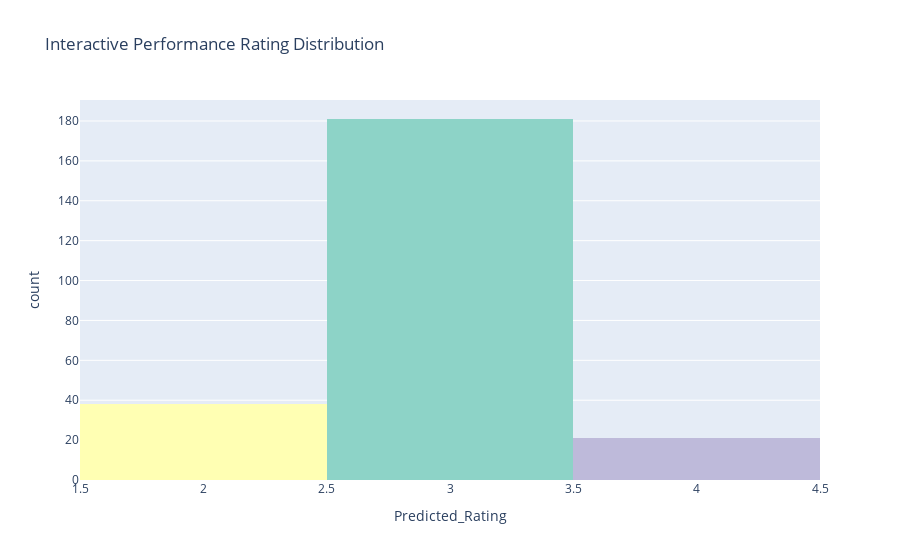
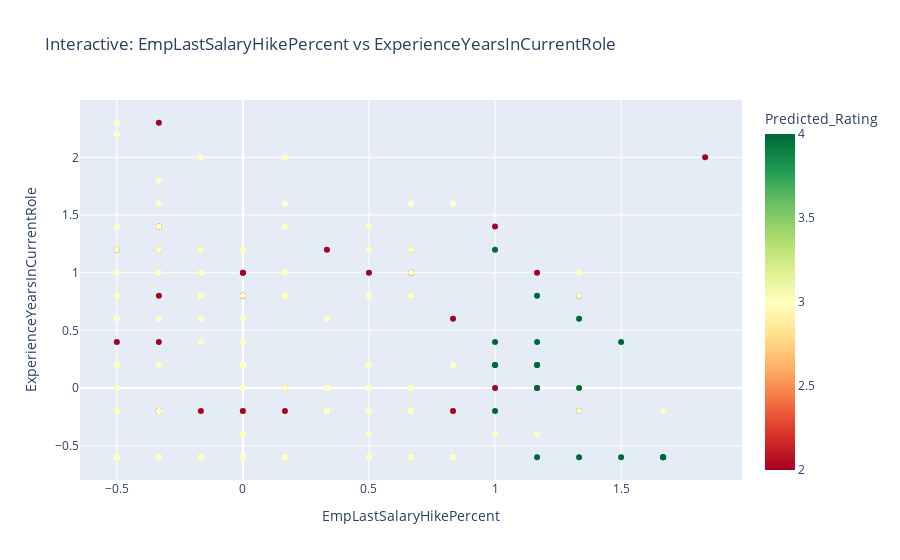
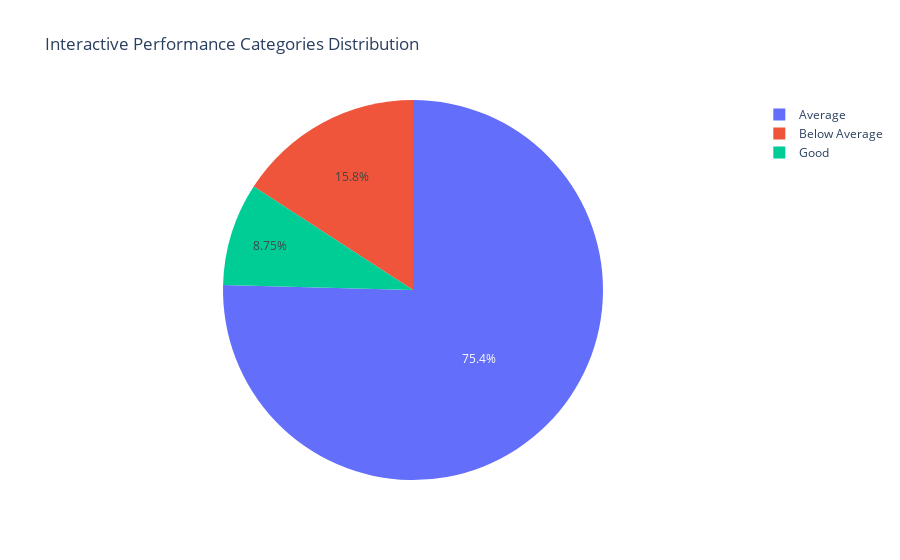

Notebook code for these charts, in order:
### Code cell
# =============================================================================
# 5. INTERACTIVE PLOTLY VISUALIZATIONS
# =============================================================================

def create_interactive_plots(predictions_df):
    """Create interactive Plotly visualizations"""
    
    print("\n" + "="*50)
    print("CREATING INTERACTIVE VISUALIZATIONS...")
    print("="*50)
    
    # 1. Interactive Performance Distribution
    fig1 = px.histogram(predictions_df, x='Predicted_Rating', 
                        title='Interactive Performance Rating Distribution',
                       color='Predicted_Rating',
                       color_discrete_sequence=px.colors.qualitative.Set3)
    fig1.update_layout(showlegend=False)
    fig1.show()

    
    # 2. Interactive Scatter Plot (if we have continuous features)
    continuous_features = []
    for col in predictions_df.columns:
        if predictions_df[col].dtype in ['int64', 'float64'] and predictions_df[col].nunique() > 10:
            if col not in ['Employee_ID', 'Predicted_Rating', 'Actual_Rating']:
                continuous_features.append(col)
    
    if len(continuous_features) >= 2:
        fig2 = px.scatter(predictions_df, 
                         x=continuous_features[0], 
                         y=continuous_features[1],
                         color='Predicted_Rating',
                         title=f'Interactive: {continuous_features[0]} vs {continuous_features[1]}',
                         color_continuous_scale='RdYlGn',
                         hover_data=['Predicted_Category'])
        fig2.show()
    
    # 3. Interactive Category Distribution
    category_counts = predictions_df['Predicted_Category'].value_counts()
    fig3 = px.pie(values=category_counts.values, names=category_counts.index,
                  title='Interactive Performance Categories Distribution')
    fig3.show()
    
    print("✓ Interactive visualizations created successfully")

# Create interactive plots
try:
    create_interactive_plots(predictions_df)
except ImportError:
    print("⚠️  Plotly not available for interactive plots. Skipping...")

### Figure 1 — Plotly figure (JSON) as saved in the notebook; plotly's stock layout.template omitted (floating-point values rounded to 4 significant figures; data arrays with more than 128 entries replaced by an {"elided": "..."} marker saying what was removed)
{"data": [{"bingroup": "x", "hovertemplate": "Predicted_Rating=%{x}<br>count=%{y}<extra></extra>", "legendgroup": "3", "marker": {"color": "rgb(141,211,199)", "pattern": {"shape": ""}}, "name": "3", "orientation": "v", "showlegend": true, "type": "histogram", "x": {"elided": "181 int values"}, "xaxis": "x", "yaxis": "y"}, {"bingroup": "x", "hovertemplate": "Predicted_Rating=%{x}<br>count=%{y}<extra></extra>", "legendgroup": "2", "marker": {"color": "rgb(255,255,179)", "pattern": {"shape": ""}}, "name": "2", "orientation": "v", "showlegend": true, "type": "histogram", "x": [2, 2, 2, 2, 2, 2, 2, 2, 2, 2, 2, 2, 2, 2, 2, 2, 2, 2, 2, 2, 2, 2, 2, 2, 2, 2, 2, 2, 2, 2, 2, 2, 2, 2, 2, 2, 2, 2], "xaxis": "x", "yaxis": "y"}, {"bingroup": "x", "hovertemplate": "Predicted_Rating=%{x}<br>count=%{y}<extra></extra>", "legendgroup": "4", "marker": {"color": "rgb(190,186,218)", "pattern": {"shape": ""}}, "name": "4", "orientation": "v", "showlegend": true, "type": "histogram", "x": [4, 4, 4, 4, 4, 4, 4, 4, 4, 4, 4, 4, 4, 4, 4, 4, 4, 4, 4, 4, 4], "xaxis": "x", "yaxis": "y"}], "layout": {"barmode": "relative", "legend": {"title": {"text": "Predicted_Rating"}, "tracegroupgap": 0}, "showlegend": false, "title": {"text": "Interactive Performance Rating Distribution"}, "xaxis": {"anchor": "y", "categoryarray": [3, 2, 4], "categoryorder": "array", "domain": [0, 1], "title": {"text": "Predicted_Rating"}}, "yaxis": {"anchor": "x", "domain": [0, 1], "title": {"text": "count"}}}}

### Figure 2 — Plotly figure (JSON) as saved in the notebook; plotly's stock layout.template omitted (floating-point values rounded to 4 significant figures; data arrays with more than 128 entries replaced by an {"elided": "..."} marker saying what was removed)
{"data": [{"customdata": {"elided": "240x1 str values"}, "hovertemplate": "EmpLastSalaryHikePercent=%{x}<br>ExperienceYearsInCurrentRole=%{y}<br>Predicted_Category=%{customdata[0]}<br>Predicted_Rating=%{marker.color}<extra></extra>", "legendgroup": "", "marker": {"color": {"elided": "240 int values"}, "coloraxis": "coloraxis", "symbol": "circle"}, "mode": "markers", "name": "", "orientation": "v", "showlegend": false, "type": "scatter", "x": {"elided": "240 float values"}, "xaxis": "x", "y": {"elided": "240 float values"}, "yaxis": "y"}], "layout": {"coloraxis": {"colorbar": {"title": {"text": "Predicted_Rating"}}, "colorscale": [[0, "rgb(165,0,38)"], [0.1, "rgb(215,48,39)"], [0.2, "rgb(244,109,67)"], [0.3, "rgb(253,174,97)"], [0.4, "rgb(254,224,139)"], [0.5, "rgb(255,255,191)"], [0.6, "rgb(217,239,139)"], [0.7, "rgb(166,217,106)"], [0.8, "rgb(102,189,99)"], [0.9, "rgb(26,152,80)"], [1, "rgb(0,104,55)"]]}, "legend": {"tracegroupgap": 0}, "title": {"text": "Interactive: EmpLastSalaryHikePercent vs ExperienceYearsInCurrentRole"}, "xaxis": {"anchor": "y", "domain": [0, 1], "title": {"text": "EmpLastSalaryHikePercent"}}, "yaxis": {"anchor": "x", "domain": [0, 1], "title": {"text": "ExperienceYearsInCurrentRole"}}}}

### Figure 3 — Plotly figure (JSON) as saved in the notebook; plotly's stock layout.template omitted (floating-point values rounded to 4 significant figures)
{"data": [{"domain": {"x": [0, 1], "y": [0, 1]}, "hovertemplate": "label=%{label}<br>value=%{value}<extra></extra>", "labels": ["Average", "Below Average", "Good"], "legendgroup": "", "name": "", "showlegend": true, "type": "pie", "values": [181, 38, 21]}], "layout": {"legend": {"tracegroupgap": 0}, "title": {"text": "Interactive Performance Categories Distribution"}}}
